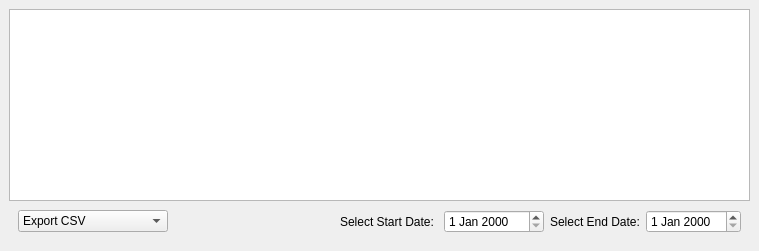
            <widget class="QWidget" name="home_page">
             <property name="sizePolicy">
              <sizepolicy hsizetype="Expanding" vsizetype="Expanding">
               <horstretch>0</horstretch>
               <verstretch>0</verstretch>
              </sizepolicy>
             </property>
             <layout class="QHBoxLayout" name="horizontalLayout_20">
              <property name="spacing">
               <number>0</number>
              </property>
              <property name="leftMargin">
               <number>0</number>
              </property>
              <property name="topMargin">
               <number>0</number>
              </property>
              <property name="rightMargin">
               <number>0</number>
              </property>
              <property name="bottomMargin">
               <number>0</number>
              </property>
              <item>
               <widget class="QStackedWidget" name="home_stacked">
                <property name="sizePolicy">
                 <sizepolicy hsizetype="Expanding" vsizetype="Expanding">
                  <horstretch>0</horstretch>
                  <verstretch>0</verstretch>
                 </sizepolicy>
                </property>
                <property name="minimumSize">
                 <size>
                  <width>0</width>
                  <height>0</height>
                 </size>
                </property>
                <property name="currentIndex">
                 <number>1</number>
                </property>
                <widget class="QWidget" name="no_account_page">
                 <layout class="QVBoxLayout" name="verticalLayout_6">
                  <item>
                   <widget class="QLabel" name="no_account_label">
                    <property name="minimumSize">
                     <size>
                      <width>200</width>
                      <height>200</height>
                     </size>
                    </property>
                    <property name="text">
                     <string>Select Account To View Transactions</string>
                    </property>
                    <property name="alignment">
                     <set>Qt::AlignmentFlag::AlignCenter</set>
                    </property>
                   </widget>
                  </item>
                 </layout>
                </widget>
                <widget class="QWidget" name="table_page">
                 <property name="sizePolicy">
                  <sizepolicy hsizetype="Expanding" vsizetype="Expanding">
                   <horstretch>0</horstretch>
                   <verstretch>0</verstretch>
                  </sizepolicy>
                 </property>
                 <layout class="QHBoxLayout" name="horizontalLayout_21">
                  <item>
                   <widget class="QWidget" name="widget_24" native="true">
                    <property name="sizePolicy">
                     <sizepolicy hsizetype="Expanding" vsizetype="Preferred">
                      <horstretch>0</horstretch>
                      <verstretch>0</verstretch>
                     </sizepolicy>
                    </property>
                    <property name="minimumSize">
                     <size>
                      <width>0</width>
                      <height>0</height>
                     </size>
                    </property>
                    <layout class="QVBoxLayout" name="verticalLayout_4" stretch="12,0">
                     <property name="spacing">
                      <number>0</number>
                     </property>
                     <property name="leftMargin">
                      <number>0</number>
                     </property>
                     <property name="topMargin">
                      <number>0</number>
                     </property>
                     <property name="rightMargin">
                      <number>0</number>
                     </property>
                     <property name="bottomMargin">
                      <number>0</number>
                     </property>
                     <item>
                      <widget class="QTableView" name="tableView">
                       <property name="minimumSize">
                        <size>
                         <width>0</width>
                         <height>0</height>
                        </size>
                       </property>
                      </widget>
                     </item>
                     <item>
                      <widget class="QWidget" name="widget_25" native="true">
                       <property name="minimumSize">
                        <size>
                         <width>0</width>
                         <height>40</height>
                        </size>
                       </property>
                       <layout class="QHBoxLayout" name="horizontalLayout_22">
                        <item>
                         <widget class="QComboBox" name="download_df_combo">
                          <property name="sizePolicy">
                           <sizepolicy hsizetype="Preferred" vsizetype="Fixed">
                            <horstretch>0</horstretch>
                            <verstretch>0</verstretch>
                           </sizepolicy>
                          </property>
                          <property name="minimumSize">
                           <size>
                            <width>150</width>
                            <height>0</height>
                           </size>
                          </property>
                          <property name="sizeIncrement">
                           <size>
                            <width>150</width>
                            <height>0</height>
                           </size>
                          </property>
                          <item>
                           <property name="text">
                            <string>Export CSV</string>
                           </property>
                          </item>
                          <item>
                           <property name="text">
                            <string>Export PDF</string>
                           </property>
                          </item>
                         </widget>
                        </item>
                        <item>
                         <spacer name="horizontalSpacer_10">
                          <property name="orientation">
                           <enum>Qt::Orientation::Horizontal</enum>
                          </property>
                          <property name="sizeHint" stdset="0">
                           <size>
                            <width>166</width>
                            <height>10</height>
                           </size>
                          </property>
                         </spacer>
                        </item>
                        <item>
                         <widget class="QLabel" name="start_date_label">
                          <property name="sizePolicy">
                           <sizepolicy hsizetype="Preferred" vsizetype="Preferred">
                            <horstretch>0</horstretch>
                            <verstretch>0</verstretch>
                           </sizepolicy>
                          </property>
                          <property name="text">
                           <string>Select Start Date: </string>
                          </property>
                         </widget>
                        </item>
                        <item>
                         <widget class="QDateEdit" name="start_date_edit">
                          <property name="minimumSize">
                           <size>
                            <width>100</width>
                            <height>0</height>
                           </size>
                          </property>
                         </widget>
                        </item>
                        <item>
                         <widget class="QLabel" name="end_date_label">
                          <property name="text">
                           <string>Select End Date:</string>
                          </property>
                         </widget>
                        </item>
                        <item>
                         <widget class="QDateEdit" name="end_date_edit"/>
                        </item>
                       </layout>
                      </widget>
                     </item>
                    </layout>
                   </widget>
                  </item>
                 </layout>
                </widget>
               </widget>
              </item>
             </layout>
            </widget>
